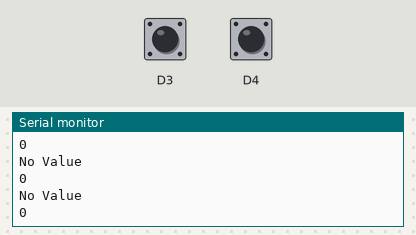
This sketch was run on a simulated ESP8266 (NodeMCU). On the bench: the last lines printed to the serial monitor. The inputs (shaded band) are chosen by the test bench; at power-on: D3 HIGH, D4 HIGH. WiFi joins after 1.5 s; servers stay silent unless stated.

Above: at 2.7 s.
2.8 s: D3 pulled LOW for 0.15 s
At 2.99 s:
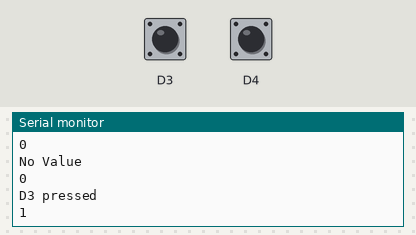
4.4 s: D4 pulled LOW for 0.15 s
At 4.65 s:
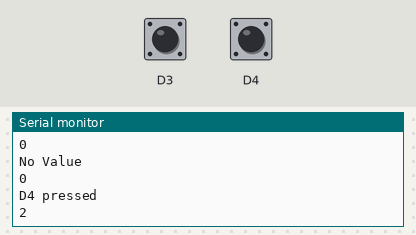
Timing chart, 0 to 7.4 s (numbered marks = the images above; inputs shaded):
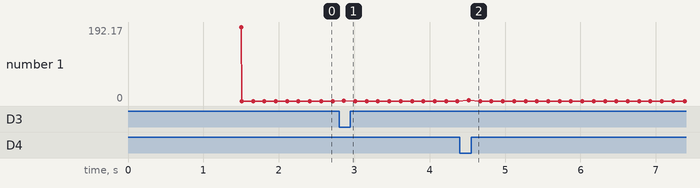

Measured:
- after the input at 2.8 s, the serial monitor: prints a new line after 0.06 s (image 1)
- after the input at 4.4 s, the serial monitor: prints a new line after 0.12 s (image 2)

The sketch:

board_clash_git.ino
```cpp
#include <WiFiUdp.h>
#include <ESP8266WiFi.h>

const char* ssid = "cd"; //Enter your wifi network SSID
const char* password ="nivedita"; //Enter your wifi network password

const int SERVER_PORT=5000;
const int BAUD_RATE = 115200;
int i;
byte packetBuffer[1]={0};

WiFiUDP Udp;
IPAddress ip(192,168,43,129);
IPAddress ip1;

void connectWifi()
{
  Serial.println();
  Serial.println();
  Serial.print("Connecting to WIFI network");
  WiFi.begin(ssid, password);
  while (WiFi.status() != WL_CONNECTED)
  {
    delay(500);
    Serial.print(".");
  }
  Serial.println("WiFi connected");
  Udp.begin(SERVER_PORT);
  ip1 = WiFi.localIP();
  Serial.println("WiFi connected");
  Serial.println("This Device IP Address is:");
  Serial.print(ip1);
  Serial.println("Connected to:");
  Serial.println(ip);


}


void setup()
{
  Serial.begin(BAUD_RATE);
  pinMode(D3,INPUT_PULLUP);
  pinMode(D4,INPUT_PULLUP);
  connectWifi();
  //Udp.beginPacket(ip,SERVER_PORT);
}

void loop()
{
  packetBuffer[0]=0;
  Udp.beginPacket(ip,SERVER_PORT);

  if(digitalRead(D3)==LOW)
  {
  packetBuffer[0]=1;
  Serial.println("D3 pressed");
  }

  else if(digitalRead(D4)==LOW)
  {
   packetBuffer[0]=2;
   Serial.println("D4 pressed");
  }
  else
  { packetBuffer[0]=0;
    Serial.println("No Value");
  }


  Udp.write(packetBuffer,1);
  Serial.print(packetBuffer[0]);
  Serial.println();
  delay(150);
  Udp.endPacket();
}
```
